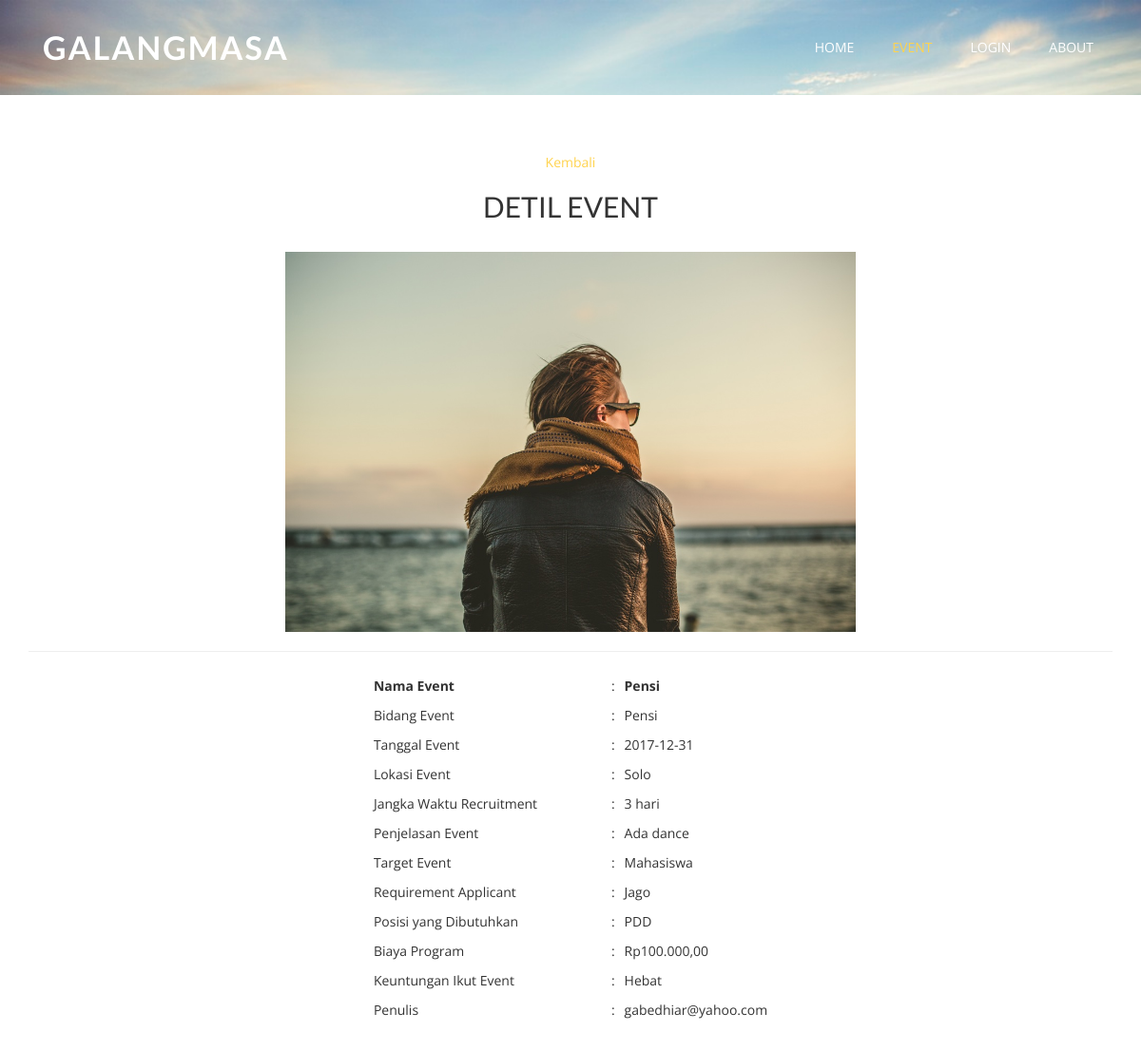
Page /event/detil.php?num=1 on the committed database.
### tables this page shows
CREATE TABLE `data_event` (
  `num` int(11) NOT NULL,
  `nama` text NOT NULL,
  `bidang` text NOT NULL,
  `tanggal` text NOT NULL,
  `lokasi` text NOT NULL,
  `jangka` text,
  `penjelasan` text,
  `target` text,
  `req` text,
  `posisi` text,
  `biaya` text,
  `keuntungan` text,
  `penulis` text NOT NULL
);

### event/detil.php (the view, shortened to what this page needs)
<!DOCTYPE html>
<html lang="en">
	<head>
		<link rel="stylesheet" type="text/css" href="../css/bootstrap.min.css">
		<link rel="stylesheet" type="text/css" href="../css/font-awesome.min.css">
		<link rel="stylesheet" type="text/css" href="../css/animate.css">
		<link rel="stylesheet" type="text/css" href="../css/style.css">
	</head>
	<body>
		<header class="main-header" id="header">
			<div class="bg-color">
				<nav class="nav navbar-default navbar-fixed-top">
					<div class="container">
						<div class="col-md-12">
							<div class="navbar-header">
								<a href="index.php" class="navbar-brand">GalangMasa</a>
							</div>
							<div class="collapse navbar-collapse navbar-right" id="mynavbar">
								<ul class="nav navbar-nav">
									<li><a href="../">Home</a></li>
									<li class="active"><a href="../event/">Event</a></li>
									<li><a href="../login/">Login</a></li>
									<li><a href="../about/">About</a></li>
								</ul>
							</div>
						</div>
					</div>
				</nav>
			</div>
		</header>
		<section class="section-padding wow fadeInUp delay-02s">
			<div class="container">
				<div class="row">
					<div class="col-md-12 col-sm-12">
						<center>
							<a href="../event/">Kembali</a>
							<h2>DETIL EVENT</h2>
							<br/>
							<?php
							$num = $_GET['num'];
							$file_foto = "../uploads/foto_".$num.".jpg";
							if (file_exists($file_foto)){
								echo '<a href="'.$file_foto.'"><img src="'.$file_foto.'" width="600"></a>';
							}
							else{
								echo 'Foto belum diunggah';
							}
							echo '<hr/>';
							$queryUser = "SELECT * FROM data_event WHERE num='$num'";
							if ($r = mysql_query($queryUser))
							{
								$baris = mysql_fetch_array($r);
								$nama = htmlentities($baris['nama']);
								$bidang = htmlentities($baris['bidang']);
								$tanggal = htmlentities($baris['tanggal']);
								$lokasi = htmlentities($baris['lokasi']);
								$jangka = htmlentities($baris['jangka']);
								$penjelasan = htmlentities($baris['penjelasan']);
								$target = htmlentities($baris['target']);
								$req = htmlentities($baris['req']);
								$posisi = htmlentities($baris['posisi']);
								$biaya = htmlentities($baris['biaya']);
								$keuntungan = htmlentities($baris['keuntungan']);
								$penulis = htmlentities($baris['penulis']);
								?>
								<form>
									<table border="0" cellpadding="5" cellspacing="5">
										<tr>
											<td width="200"><b>Nama Event</b></td>
											<td width="3">:</td>
											<td><b><?php echo $nama; ?></b></td>
										</tr>
										<tr>
											<td width="250">Bidang Event</td>
											<td width="3">:</td>
											<td><?php echo $bidang; ?></td>
										</tr>
										<tr>
											<td width="250">Tanggal Event</td>
											<td width="3">:</td>
											<td><?php echo $tanggal; ?></td>
										</tr>
										<tr>
											<td width="250">Lokasi Event</td>
											<td width="3">:</td>
											<td><?php echo $lokasi; ?></td>
										</tr>
										<tr>
											<td width="250">Jangka Waktu Recruitment</td>
											<td width="3">:</td>
											<td><?php echo $jangka; ?></td>
										</tr>
										<tr>
											<td width="250">Penjelasan Event</td>
											<td width="3">:</td>
											<td><?php echo $penjelasan; ?></td>
										</tr>
										<tr>
											<td width="250">Target Event</td>
											<td width="3">:</td>
											<td><?php echo $target; ?></td>
										</tr>
										<tr>
											<td width="250">Requirement Applicant</td>
											<td width="3">:</td>
											<td><?php echo $req; ?></td>
										</tr>
										<tr>
											<td width="250">Posisi yang Dibutuhkan</td>
											<td width="3">:</td>
											<td><?php echo $posisi; ?></td>
										</tr>
										<tr>
											<td width="250">Biaya Program</td>
											<td width="3">:</td>
											<td><?php echo $biaya; ?></td>
										</tr>
										<tr>
											<td width="250">Keuntungan Ikut Event</td>
											<td width="3">:</td>
											<td><?php echo $keuntungan; ?></td>
										</tr>
										<tr>
											<td width="250">Penulis</td>
											<td width="3">:</td>
											<td><?php echo $penulis; ?></td>
										</tr>
									</table>
								</form>
							<?php
							} else {
								echo "<p>Tidak bisa mengambil data.</p>";
							}
							?>
						</center>
					</div>
				</div>
			</div>
		</section>
	</body>
</html>

### css/style.css (style rules this page uses)
body { line-height: 1.5; font-family: 'Open Sans', sans-serif; overflow-x: hidden; }
ol, ul { list-style: none; }
table { border-collapse: collapse; border-spacing: 0; }
.section-padding { padding: 60px 0px; }
h1, h2, h3, h4, h5, h6 { font-family: 'Lato', sans-serif; }
.navbar-default { background-color: transparent; }
.main-header { background: url(../img/banner.jpg) no-repeat; background-size: cover; min-height: 100px; }
.bg-color { background-color: RGBA(0, 0, 0, 0.41); }
.nav > li > a { padding: 0px; }
.navbar-brand { padding: 0px; height: inherit; font-family: 'Lato', sans-serif; }
.navbar-default .navbar-brand { color: #fff; font-size: 34px; text-transform: uppercase; font-weight: 700; letter-spacing: 2px; }
.navbar-default .navbar-nav > .active > a, .navbar-default .navbar-nav > .active > a:focus, .navbar-default .navbar-nav > .active > a:hover { color: #FFD34E; background-color: transparent; text-transform: uppercase; }
.navbar-default .navbar-nav > li > a { color: #fff; padding: 0px 20px; text-transform: uppercase; }
.navbar-fixed-top { padding: 40px 0; transition: all 0.5s; }
a, a:hover { color: #FFD34E; }

### rows in the picture
data_event: nama "Pensi", bidang "Pensi", tanggal "2017-12-31", lokasi "Solo", jangka "3 hari", penjelasan "Ada dance", target "Mahasiswa", req "Jago", posisi "PDD", biaya "Rp100.000,00", keuntungan "Hebat", penulis "gabedhiar@yahoo.com"
